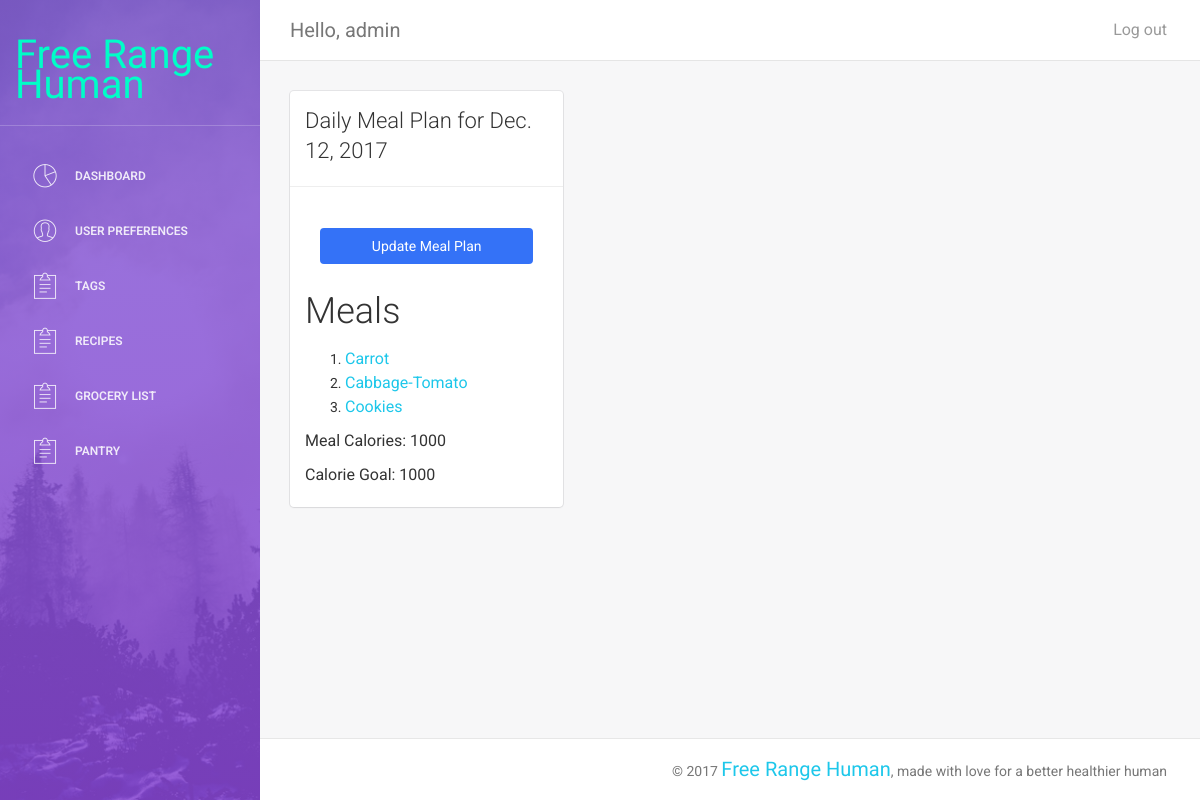
Page /dashboard/meal/70/ (signed in) on the committed database.
### dashboard/models.py (models this page shows, shortened)
class Calendar(models.Model):
	user = models.ForeignKey(settings.AUTH_USER_MODEL, on_delete=models.CASCADE)
	date = models.DateField()
	meal_plans = models.ForeignKey('DailyMealPlan', on_delete=models.CASCADE)
	class Meta:
		unique_together = (('date', 'user'),)

class DailyMealPlan(models.Model):
	meal_plan_id = models.AutoField(primary_key=True)
	meal1 = models.ForeignKey('Recipe', related_name="meal1", on_delete=models.CASCADE)
	meal2 = models.ForeignKey('Recipe', related_name="meal2", on_delete=models.CASCADE)
	meal3 = models.ForeignKey('Recipe', related_name="meal3", on_delete=models.CASCADE)

class Recipe(models.Model):
	recipe_id = models.AutoField(primary_key=True)
	recipe_name = models.CharField(max_length=50)
	calories = models.IntegerField()
	servings = models.IntegerField()
	fat = models.IntegerField()
	carb = models.IntegerField()
	protein = models.IntegerField()
	ingredients = models.ManyToManyField(Ingredient)
	tags = models.ManyToManyField(Tag)

### dashboard/views.py (the view)
# urls.py: url(r'^meal/(?P<pk>\d+)/$', views.meal_plan, name='meal_plan'),
@login_required
def meal_plan(request, pk):
    meal = get_object_or_404(Calendar, id=pk)
    calories = (Calendar.objects.filter(id=pk).values_list('meal_plans__meal1__calories', flat=True)[0]
        + Calendar.objects.filter(id=pk).values_list('meal_plans__meal2__calories', flat=True)[0]
        + Calendar.objects.filter(id=pk).values_list('meal_plans__meal3__calories', flat=True)[0])
    if (type(request.user.preferences.calorie_Goal) == 'int'):
        calGoalDelta = request.user.preferences.calorie_Goal - calories
    else:
        calGoalDelta = 2000 - calories
    return render(request, 'meal.html', {'meal': meal, 'calories': calories, 'calGoalDelta':calGoalDelta})

### dashboard/templates/meal.html (shortened to what this page needs)
{% extends "theme/dashboard.html" %} {% block content %}
<head>
</head>
<div class="col-md-4">
    <div class="card">
        <div class="header">
            <h4 class="title">Daily Meal Plan for {{ meal.date }}</h4>
        </div>
        <hr>
        <div class="content">
            <form action="{% url 'update_meal' meal.meal_plans.meal_plan_id %}">
                <div class="col-md-12">
                    <input class="btn btn-primary btn-fill col-md-12" type="submit" value="Update Meal Plan">
                </div>
            </form>
            <br>
            <br>
            <h2>Meals</h2>
            <ol>
                <li>
                    <a href="{% url 'recipe' meal.meal_plans.meal1.pk %}">{{ meal.meal_plans.meal1.recipe_name }}</a>
                </li>
                <li>
                    <a href="{% url 'recipe' meal.meal_plans.meal2.pk %}">{{ meal.meal_plans.meal2.recipe_name }}</a>
                </li>
                <li>
                    <a href="{% url 'recipe' meal.meal_plans.meal3.pk %}">{{ meal.meal_plans.meal3.recipe_name }}</a>
                </li>
            </ol>
            <p> Meal Calories: {{calories}} </p>
            <p> Calorie Goal: {{calGoalDelta}} </p>
        </div>
    </div>
</div>
{% endblock %}

### dashboard/templates/theme/dashboard.html (shortened to what this page needs)
<!doctype html>
<html lang="en">
<head>
    <meta charset="utf-8" /> {% load static %}
    {% load static %}
    <link href="{% static 'assets/css/bootstrap.min.css' %}" rel="stylesheet" />
    {% load static %}
    <link href="{% static 'assets/css/animate.min.css' %}" rel="stylesheet" />
    {% load static %}
    <link href="{% static 'assets/css/light-bootstrap-dashboard.css' %}" rel="stylesheet" />
    {% load static %}
    <link href="{% static 'css/styles.css' %}" rel="stylesheet" />
    <link href="http://maxcdn.bootstrapcdn.com/font-awesome/4.2.0/css/font-awesome.min.css" rel="stylesheet">
    <link href='http://fonts.googleapis.com/css?family=Roboto:400,700,300' rel='stylesheet' type='text/css'> {% load static %}
    <link href="{% static 'assets/css/pe-icon-7-stroke.css' %}" rel="stylesheet" />
</head>
<body>
    <div class="wrapper">
        <div class="sidebar" data-color="purple" data-image="assets/img/sidebar-5.jpg">
            <div class="sidebar-wrapper">
                <div class="logo">
                    <h4 class="company-name">Free Range Human</h4>
                </div>
                <ul class="nav">
                    <li>
                        <a href="{% url 'main' %}">
                        <i class="pe-7s-graph"></i>
                        <p>Dashboard</p>
                    </a>
                    </li>
                    {% if user.is_authenticated %}
                    <li>
                        <a href="{% url 'pref' %}">
                        <i class="pe-7s-user"></i>
                        <p>User Preferences</p>
                    </a>
                    </li>
                    <li>
                        <a href="{% url 'tags' %}">
                        <i class="pe-7s-note2"></i>
                        <p>Tags</p>
                    </a>
                    </li>
                    <li>
                        <a href="{% url 'recipes' %}">
                        <i class="pe-7s-note2"></i>
                        <p>Recipes</p>
                    </a>
                    </li>
                    <li>
                        <a href="{% url 'groceries' %}">
                        <i class="pe-7s-note2"></i>
                        <p>Grocery List</p>
                    </a>
                    </li>
                    <li>
                        <a href="{% url 'pantry' %}">
                        <i class="pe-7s-note2"></i>
                        <p>Pantry</p>
                    </a>
                    </li>
                    {% endif %}
                    </ul>
            </div>
        </div>
        <div class="main-panel">
            <nav class="navbar navbar-default navbar-fixed">
                <div class="container-fluid">
                    <div class="navbar-header">
                        {% if user.is_authenticated %}
                        <a class="navbar-brand">Hello, {{ user.get_username }}</a> {% else %}
                        <a class="navbar-brand" href="">Dashboard</a> {% endif %}
                    </div>
                    <div class="collapse navbar-collapse">
                        <ul class="nav navbar-nav navbar-right">
                            {% if user.is_authenticated %}
                            <li><a href="{% url 'logout'%}?next=/dashboard/">Log out</a></li>
                            {% else %}
                            <li><a href="{% url 'login'%}?next=/dashboard/">Login</a></li>
                            <li><a href="{% url 'signup'%}?next=/dashboard/">Register</a></li>
                            {% endif %}
                        </ul>
                    </div>
                </div>
            </nav>
            <div class="content">
                <div class="container-fluid">
                    <div class="row">
                        {% block content %}
                        {% endblock %}
                    </div>
                </div>
            </div>
            <footer class="footer">
                <div class="container-fluid">
                    <p class="copyright pull-right">
                        &copy;
                        <a class="company-font">Free Range Human</a>, made with love for a better healthier human
                    </p>
                </div>
            </footer>
        </div>
    </div>
</body>
{% load static %}
{% load static %}
{% load static %}
{% load static %}
{% load static %}
{% load static %}
</html>

### dashboard/static/css/styles.css (style rules this page uses)
.company-font { font-family: 'Amatic SC', cursive; font-size: 20px; }
.company-name { font-family: 'Amatic SC', cursive; color: #00FDC8; font-size: 40px; }
li a { line-height: 1.5; font-size: 16px; margin: 0 0 10px; font-weight: 400; }

### rows in the picture
Calendar: date "Dec. 12, 2017", meal_plans.meal1.recipe_name "Carrot", meal_plans.meal2.recipe_name "Cabbage-Tomato", meal_plans.meal3.recipe_name "Cookies"

### other values in the picture
{{ user.get_username }} "admin"
{{ calories }} "1000"
{{ calGoalDelta }} "1000"
